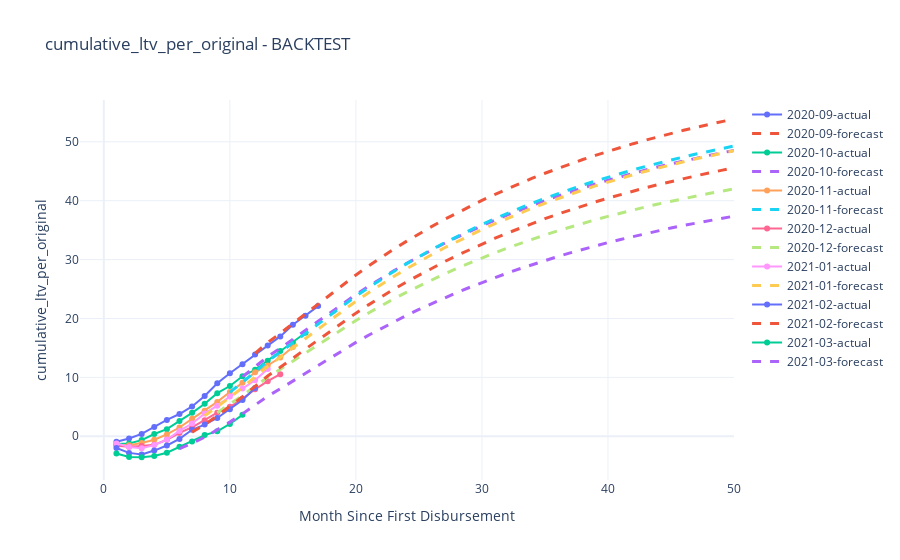

This figure's notebook cell:
### Markdown cell above
### Plotting Functionality

### Code cell
ke.plot_cohorts('cumulative_ltv_per_original', data='backtest')
